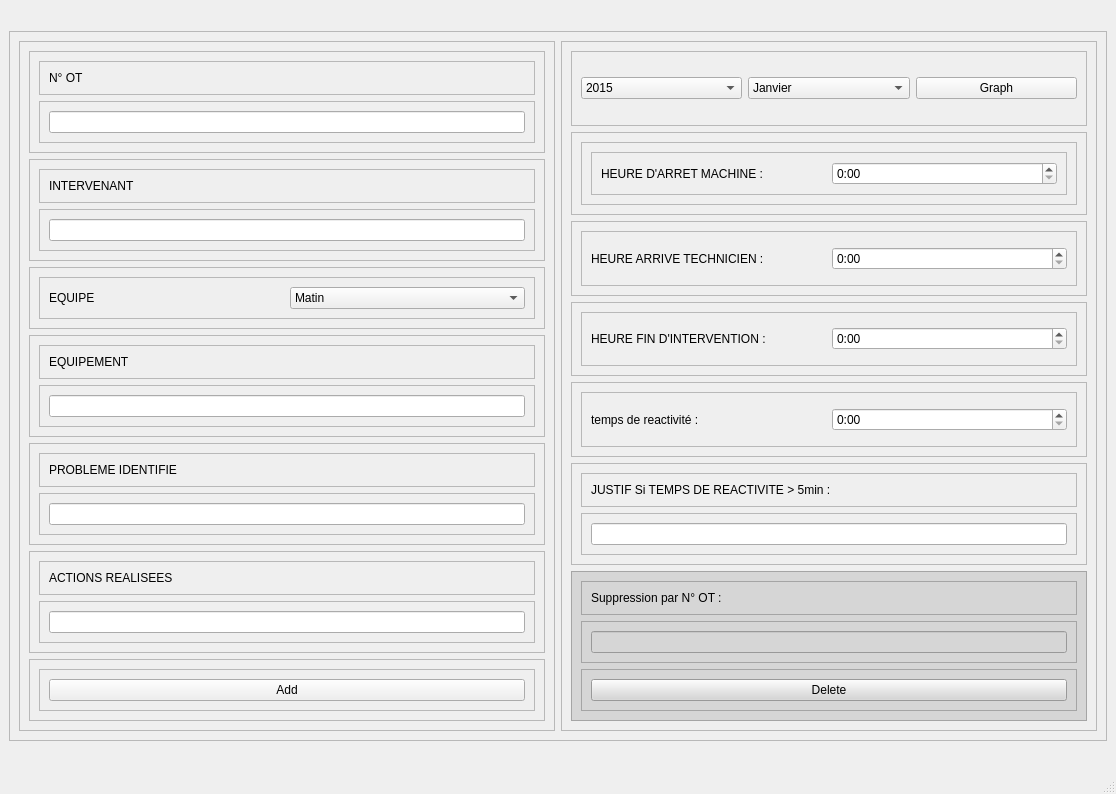
<?xml version="1.0" encoding="UTF-8"?>
<ui version="4.0">
 <class>Stelia_2</class>
 <widget class="QMainWindow" name="Stelia_2">
  <property name="geometry">
   <rect>
    <x>0</x>
    <y>0</y>
    <width>1116</width>
    <height>794</height>
   </rect>
  </property>
  <property name="windowTitle">
   <string>Stelia</string>
  </property>
  <widget class="QWidget" name="centralwidget">
   <layout class="QVBoxLayout" name="verticalLayout_17">
    <item alignment="Qt::AlignVCenter">
     <widget class="QFrame" name="frame">
      <property name="frameShape">
       <enum>QFrame::StyledPanel</enum>
      </property>
      <property name="frameShadow">
       <enum>QFrame::Raised</enum>
      </property>
      <layout class="QHBoxLayout" name="horizontalLayout_2">
       <item>
        <widget class="QFrame" name="frame_2">
         <property name="frameShape">
          <enum>QFrame::StyledPanel</enum>
         </property>
         <property name="frameShadow">
          <enum>QFrame::Raised</enum>
         </property>
         <layout class="QVBoxLayout" name="verticalLayout">
          <item alignment="Qt::AlignVCenter">
           <widget class="QFrame" name="frame_4">
            <property name="frameShape">
             <enum>QFrame::StyledPanel</enum>
            </property>
            <property name="frameShadow">
             <enum>QFrame::Raised</enum>
            </property>
            <layout class="QVBoxLayout" name="verticalLayout_3">
             <item>
              <widget class="QFrame" name="frame_29">
               <property name="frameShape">
                <enum>QFrame::StyledPanel</enum>
               </property>
               <property name="frameShadow">
                <enum>QFrame::Raised</enum>
               </property>
               <layout class="QHBoxLayout" name="horizontalLayout_24">
                <item>
                 <widget class="QLabel" name="label">
                  <property name="text">
                   <string>N° OT</string>
                  </property>
                 </widget>
                </item>
               </layout>
              </widget>
             </item>
             <item>
              <widget class="QFrame" name="frame_30">
               <property name="frameShape">
                <enum>QFrame::StyledPanel</enum>
               </property>
               <property name="frameShadow">
                <enum>QFrame::Raised</enum>
               </property>
               <layout class="QVBoxLayout" name="verticalLayout_15">
                <item>
                 <widget class="QLineEdit" name="lineEdit"/>
                </item>
               </layout>
              </widget>
             </item>
            </layout>
           </widget>
          </item>
          <item alignment="Qt::AlignVCenter">
           <widget class="QFrame" name="frame_5">
            <property name="frameShape">
             <enum>QFrame::StyledPanel</enum>
            </property>
            <property name="frameShadow">
             <enum>QFrame::Raised</enum>
            </property>
            <layout class="QVBoxLayout" name="verticalLayout_5">
             <item>
              <widget class="QFrame" name="frame_33">
               <property name="frameShape">
                <enum>QFrame::StyledPanel</enum>
               </property>
               <property name="frameShadow">
                <enum>QFrame::Raised</enum>
               </property>
               <layout class="QHBoxLayout" name="horizontalLayout_3">
                <item>
                 <widget class="QLabel" name="label_3">
                  <property name="text">
                   <string>INTERVENANT</string>
                  </property>
                 </widget>
                </item>
               </layout>
              </widget>
             </item>
             <item>
              <widget class="QFrame" name="frame_34">
               <property name="frameShape">
                <enum>QFrame::StyledPanel</enum>
               </property>
               <property name="frameShadow">
                <enum>QFrame::Raised</enum>
               </property>
               <layout class="QHBoxLayout" name="horizontalLayout_4">
                <item>
                 <widget class="QLineEdit" name="lineEdit_2"/>
                </item>
               </layout>
              </widget>
             </item>
            </layout>
           </widget>
          </item>
          <item alignment="Qt::AlignVCenter">
           <widget class="QFrame" name="frame_6">
            <property name="frameShape">
             <enum>QFrame::StyledPanel</enum>
            </property>
            <property name="frameShadow">
             <enum>QFrame::Raised</enum>
            </property>
            <layout class="QVBoxLayout" name="verticalLayout_7">
             <item>
              <widget class="QFrame" name="frame_37">
               <property name="frameShape">
                <enum>QFrame::StyledPanel</enum>
               </property>
               <property name="frameShadow">
                <enum>QFrame::Raised</enum>
               </property>
               <layout class="QHBoxLayout" name="horizontalLayout_17">
                <item>
                 <widget class="QLabel" name="label_7">
                  <property name="text">
                   <string>EQUIPE</string>
                  </property>
                 </widget>
                </item>
                <item>
                 <widget class="QComboBox" name="comboBox">
                  <item>
                   <property name="text">
                    <string>Matin</string>
                   </property>
                  </item>
                  <item>
                   <property name="text">
                    <string>Après-midi</string>
                   </property>
                  </item>
                  <item>
                   <property name="text">
                    <string>Nuit</string>
                   </property>
                  </item>
                 </widget>
                </item>
               </layout>
              </widget>
             </item>
            </layout>
           </widget>
          </item>
          <item alignment="Qt::AlignVCenter">
           <widget class="QFrame" name="frame_18">
            <property name="frameShape">
             <enum>QFrame::StyledPanel</enum>
            </property>
            <property name="frameShadow">
             <enum>QFrame::Raised</enum>
            </property>
            <layout class="QVBoxLayout" name="verticalLayout_18">
             <item>
              <widget class="QFrame" name="frame_19">
               <property name="frameShape">
                <enum>QFrame::StyledPanel</enum>
               </property>
               <property name="frameShadow">
                <enum>QFrame::Raised</enum>
               </property>
               <layout class="QHBoxLayout" name="horizontalLayout">
                <item>
                 <widget class="QLabel" name="label_2">
                  <property name="text">
                   <string>EQUIPEMENT</string>
                  </property>
                 </widget>
                </item>
               </layout>
              </widget>
             </item>
             <item>
              <widget class="QFrame" name="frame_20">
               <property name="frameShape">
                <enum>QFrame::StyledPanel</enum>
               </property>
               <property name="frameShadow">
                <enum>QFrame::Raised</enum>
               </property>
               <layout class="QHBoxLayout" name="horizontalLayout_27">
                <item>
                 <widget class="QLineEdit" name="lineEdit_3"/>
                </item>
               </layout>
              </widget>
             </item>
            </layout>
           </widget>
          </item>
          <item alignment="Qt::AlignVCenter">
           <widget class="QFrame" name="frame_10">
            <property name="frameShape">
             <enum>QFrame::StyledPanel</enum>
            </property>
            <property name="frameShadow">
             <enum>QFrame::Raised</enum>
            </property>
            <layout class="QVBoxLayout" name="verticalLayout_4">
             <item>
              <widget class="QFrame" name="frame_31">
               <property name="frameShape">
                <enum>QFrame::StyledPanel</enum>
               </property>
               <property name="frameShadow">
                <enum>QFrame::Raised</enum>
               </property>
               <layout class="QHBoxLayout" name="horizontalLayout_14">
                <item>
                 <widget class="QLabel" name="label_4">
                  <property name="text">
                   <string>PROBLEME IDENTIFIE</string>
                  </property>
                 </widget>
                </item>
               </layout>
              </widget>
             </item>
             <item>
              <widget class="QFrame" name="frame_32">
               <property name="frameShape">
                <enum>QFrame::StyledPanel</enum>
               </property>
               <property name="frameShadow">
                <enum>QFrame::Raised</enum>
               </property>
               <layout class="QHBoxLayout" name="horizontalLayout_8">
                <item>
                 <widget class="QLineEdit" name="lineEdit_6"/>
                </item>
               </layout>
              </widget>
             </item>
            </layout>
           </widget>
          </item>
          <item alignment="Qt::AlignVCenter">
           <widget class="QFrame" name="frame_21">
            <property name="frameShape">
             <enum>QFrame::StyledPanel</enum>
            </property>
            <property name="frameShadow">
             <enum>QFrame::Raised</enum>
            </property>
            <layout class="QVBoxLayout" name="verticalLayout_19">
             <item>
              <widget class="QFrame" name="frame_22">
               <property name="frameShape">
                <enum>QFrame::StyledPanel</enum>
               </property>
               <property name="frameShadow">
                <enum>QFrame::Raised</enum>
               </property>
               <layout class="QHBoxLayout" name="horizontalLayout_28">
                <item>
                 <widget class="QLabel" name="label_10">
                  <property name="text">
                   <string>ACTIONS REALISEES</string>
                  </property>
                 </widget>
                </item>
               </layout>
              </widget>
             </item>
             <item>
              <widget class="QFrame" name="frame_23">
               <property name="frameShape">
                <enum>QFrame::StyledPanel</enum>
               </property>
               <property name="frameShadow">
                <enum>QFrame::Raised</enum>
               </property>
               <layout class="QHBoxLayout" name="horizontalLayout_29">
                <item>
                 <widget class="QLineEdit" name="lineEdit_5"/>
                </item>
               </layout>
              </widget>
             </item>
            </layout>
           </widget>
          </item>
          <item alignment="Qt::AlignVCenter">
           <widget class="QFrame" name="frame_9">
            <property name="frameShape">
             <enum>QFrame::StyledPanel</enum>
            </property>
            <property name="frameShadow">
             <enum>QFrame::Raised</enum>
            </property>
            <layout class="QVBoxLayout" name="verticalLayout_13">
             <item>
              <widget class="QFrame" name="frame_50">
               <property name="frameShape">
                <enum>QFrame::StyledPanel</enum>
               </property>
               <property name="frameShadow">
                <enum>QFrame::Raised</enum>
               </property>
               <layout class="QHBoxLayout" name="horizontalLayout_7">
                <item>
                 <widget class="QPushButton" name="addButton">
                  <property name="text">
                   <string>Add</string>
                  </property>
                 </widget>
                </item>
               </layout>
              </widget>
             </item>
            </layout>
           </widget>
          </item>
         </layout>
        </widget>
       </item>
       <item>
        <widget class="QFrame" name="frame_3">
         <property name="frameShape">
          <enum>QFrame::StyledPanel</enum>
         </property>
         <property name="frameShadow">
          <enum>QFrame::Raised</enum>
         </property>
         <layout class="QVBoxLayout" name="verticalLayout_2">
          <item>
           <widget class="QFrame" name="frame_25">
            <property name="frameShape">
             <enum>QFrame::StyledPanel</enum>
            </property>
            <property name="frameShadow">
             <enum>QFrame::Raised</enum>
            </property>
            <layout class="QHBoxLayout" name="horizontalLayout_15">
             <item>
              <widget class="QComboBox" name="comboBox_2">
               <item>
                <property name="text">
                 <string>2015</string>
                </property>
               </item>
               <item>
                <property name="text">
                 <string>2016</string>
                </property>
               </item>
               <item>
                <property name="text">
                 <string>2017</string>
                </property>
               </item>
               <item>
                <property name="text">
                 <string>2018</string>
                </property>
               </item>
               <item>
                <property name="text">
                 <string>2019</string>
                </property>
               </item>
               <item>
                <property name="text">
                 <string>2020</string>
                </property>
               </item>
               <item>
                <property name="text">
                 <string>2021</string>
                </property>
               </item>
               <item>
                <property name="text">
                 <string>2022</string>
                </property>
               </item>
              </widget>
             </item>
             <item>
              <widget class="QComboBox" name="comboBox_3">
               <item>
                <property name="text">
                 <string>Janvier</string>
                </property>
               </item>
               <item>
                <property name="text">
                 <string>Février</string>
                </property>
               </item>
               <item>
                <property name="text">
                 <string>Mars</string>
                </property>
               </item>
               <item>
                <property name="text">
                 <string>Avril</string>
                </property>
               </item>
               <item>
                <property name="text">
                 <string>Mai</string>
                </property>
               </item>
               <item>
                <property name="text">
                 <string>Juin</string>
                </property>
               </item>
               <item>
                <property name="text">
                 <string>Juillet</string>
                </property>
               </item>
               <item>
                <property name="text">
                 <string>Aôut</string>
                </property>
               </item>
               <item>
                <property name="text">
                 <string>Septembre</string>
                </property>
               </item>
               <item>
                <property name="text">
                 <string>Octobre</string>
                </property>
               </item>
               <item>
                <property name="text">
                 <string>Novembre</string>
                </property>
               </item>
               <item>
                <property name="text">
                 <string>Décembre</string>
                </property>
               </item>
              </widget>
             </item>
             <item>
              <widget class="QPushButton" name="mtbfButton">
               <property name="text">
                <string>Graph</string>
               </property>
              </widget>
             </item>
            </layout>
           </widget>
          </item>
          <item>
           <widget class="QFrame" name="frame_7">
            <property name="frameShape">
             <enum>QFrame::StyledPanel</enum>
            </property>
            <property name="frameShadow">
             <enum>QFrame::Raised</enum>
            </property>
            <layout class="QVBoxLayout" name="verticalLayout_9">
             <item>
              <widget class="QFrame" name="frame_41">
               <property name="frameShape">
                <enum>QFrame::StyledPanel</enum>
               </property>
               <property name="frameShadow">
                <enum>QFrame::Raised</enum>
               </property>
               <layout class="QHBoxLayout" name="horizontalLayout_18">
                <item>
                 <widget class="QFrame" name="frame_42">
                  <property name="frameShape">
                   <enum>QFrame::StyledPanel</enum>
                  </property>
                  <property name="frameShadow">
                   <enum>QFrame::Raised</enum>
                  </property>
                  <layout class="QHBoxLayout" name="horizontalLayout_6">
                   <item>
                    <widget class="QLabel" name="label_8">
                     <property name="text">
                      <string>HEURE D'ARRET MACHINE :</string>
                     </property>
                    </widget>
                   </item>
                   <item>
                    <widget class="QTimeEdit" name="timeEdit_5">
                     <property name="displayFormat">
                      <string>h:mm </string>
                     </property>
                    </widget>
                   </item>
                  </layout>
                 </widget>
                </item>
               </layout>
              </widget>
             </item>
            </layout>
           </widget>
          </item>
          <item>
           <widget class="QFrame" name="frame_13">
            <property name="frameShape">
             <enum>QFrame::StyledPanel</enum>
            </property>
            <property name="frameShadow">
             <enum>QFrame::Raised</enum>
            </property>
            <layout class="QVBoxLayout" name="verticalLayout_10">
             <item>
              <widget class="QFrame" name="frame_43">
               <property name="frameShape">
                <enum>QFrame::StyledPanel</enum>
               </property>
               <property name="frameShadow">
                <enum>QFrame::Raised</enum>
               </property>
               <layout class="QHBoxLayout" name="horizontalLayout_23">
                <item>
                 <widget class="QLabel" name="label_11">
                  <property name="text">
                   <string>HEURE ARRIVE TECHNICIEN :</string>
                  </property>
                 </widget>
                </item>
                <item>
                 <widget class="QTimeEdit" name="timeEdit_2">
                  <property name="displayFormat">
                   <string>h:mm</string>
                  </property>
                 </widget>
                </item>
               </layout>
              </widget>
             </item>
            </layout>
           </widget>
          </item>
          <item>
           <widget class="QFrame" name="frame_12">
            <property name="frameShape">
             <enum>QFrame::StyledPanel</enum>
            </property>
            <property name="frameShadow">
             <enum>QFrame::Raised</enum>
            </property>
            <layout class="QVBoxLayout" name="verticalLayout_8">
             <item>
              <widget class="QFrame" name="frame_39">
               <property name="frameShape">
                <enum>QFrame::StyledPanel</enum>
               </property>
               <property name="frameShadow">
                <enum>QFrame::Raised</enum>
               </property>
               <layout class="QHBoxLayout" name="horizontalLayout_16">
                <item>
                 <widget class="QLabel" name="label_6">
                  <property name="text">
                   <string>HEURE FIN D'INTERVENTION :</string>
                  </property>
                 </widget>
                </item>
                <item>
                 <widget class="QTimeEdit" name="timeEdit">
                  <property name="readOnly">
                   <bool>false</bool>
                  </property>
                  <property name="displayFormat">
                   <string>h:mm</string>
                  </property>
                 </widget>
                </item>
               </layout>
              </widget>
             </item>
            </layout>
           </widget>
          </item>
          <item>
           <widget class="QFrame" name="frame_8">
            <property name="frameShape">
             <enum>QFrame::StyledPanel</enum>
            </property>
            <property name="frameShadow">
             <enum>QFrame::Raised</enum>
            </property>
            <layout class="QVBoxLayout" name="verticalLayout_11">
             <item>
              <widget class="QFrame" name="frame_45">
               <property name="frameShape">
                <enum>QFrame::StyledPanel</enum>
               </property>
               <property name="frameShadow">
                <enum>QFrame::Raised</enum>
               </property>
               <layout class="QHBoxLayout" name="horizontalLayout_19">
                <item>
                 <widget class="QLabel" name="label_9">
                  <property name="text">
                   <string>temps de reactivité : </string>
                  </property>
                 </widget>
                </item>
                <item>
                 <widget class="QTimeEdit" name="timeEdit_4">
                  <property name="displayFormat">
                   <string>h:mm </string>
                  </property>
                 </widget>
                </item>
               </layout>
              </widget>
             </item>
            </layout>
           </widget>
          </item>
          <item>
           <widget class="QFrame" name="frame_14">
            <property name="frameShape">
             <enum>QFrame::StyledPanel</enum>
            </property>
            <property name="frameShadow">
             <enum>QFrame::Raised</enum>
            </property>
            <layout class="QVBoxLayout" name="verticalLayout_12">
             <item>
              <widget class="QFrame" name="frame_47">
               <property name="frameShape">
                <enum>QFrame::StyledPanel</enum>
               </property>
               <property name="frameShadow">
                <enum>QFrame::Raised</enum>
               </property>
               <layout class="QHBoxLayout" name="horizontalLayout_22">
                <item>
                 <widget class="QLabel" name="label_12">
                  <property name="text">
                   <string>JUSTIF Si TEMPS DE REACTIVITE &gt; 5min :</string>
                  </property>
                 </widget>
                </item>
               </layout>
              </widget>
             </item>
             <item>
              <widget class="QFrame" name="frame_48">
               <property name="frameShape">
                <enum>QFrame::StyledPanel</enum>
               </property>
               <property name="frameShadow">
                <enum>QFrame::Raised</enum>
               </property>
               <layout class="QHBoxLayout" name="horizontalLayout_12">
                <item>
                 <widget class="QLineEdit" name="lineEdit_4"/>
                </item>
               </layout>
              </widget>
             </item>
            </layout>
           </widget>
          </item>
          <item>
           <widget class="QFrame" name="frame_15">
            <property name="styleSheet">
             <string notr="true">background-color: rgb(214, 214, 214);</string>
            </property>
            <property name="frameShape">
             <enum>QFrame::StyledPanel</enum>
            </property>
            <property name="frameShadow">
             <enum>QFrame::Raised</enum>
            </property>
            <layout class="QVBoxLayout" name="verticalLayout_14">
             <item>
              <widget class="QFrame" name="frame_51">
               <property name="frameShape">
                <enum>QFrame::StyledPanel</enum>
               </property>
               <property name="frameShadow">
                <enum>QFrame::Raised</enum>
               </property>
               <layout class="QHBoxLayout" name="horizontalLayout_21">
                <item>
                 <widget class="QLabel" name="label_13">
                  <property name="text">
                   <string>Suppression par N° OT :</string>
                  </property>
                 </widget>
                </item>
               </layout>
              </widget>
             </item>
             <item>
              <widget class="QFrame" name="frame_52">
               <property name="frameShape">
                <enum>QFrame::StyledPanel</enum>
               </property>
               <property name="frameShadow">
                <enum>QFrame::Raised</enum>
               </property>
               <layout class="QHBoxLayout" name="horizontalLayout_13">
                <item>
                 <widget class="QLineEdit" name="lineEdit_11"/>
                </item>
               </layout>
              </widget>
             </item>
             <item>
              <widget class="QFrame" name="frame_53">
               <property name="frameShape">
                <enum>QFrame::StyledPanel</enum>
               </property>
               <property name="frameShadow">
                <enum>QFrame::Raised</enum>
               </property>
               <layout class="QHBoxLayout" name="horizontalLayout_25">
                <item>
                 <widget class="QPushButton" name="deleteButton">
                  <property name="text">
                   <string>Delete</string>
                  </property>
                 </widget>
                </item>
               </layout>
              </widget>
             </item>
            </layout>
           </widget>
          </item>
         </layout>
        </widget>
       </item>
      </layout>
     </widget>
    </item>
   </layout>
  </widget>
  <widget class="QMenuBar" name="menubar">
   <property name="geometry">
    <rect>
     <x>0</x>
     <y>0</y>
     <width>1116</width>
     <height>20</height>
    </rect>
   </property>
  </widget>
  <widget class="QStatusBar" name="statusbar"/>
 </widget>
 <resources/>
 <connections/>
</ui>
